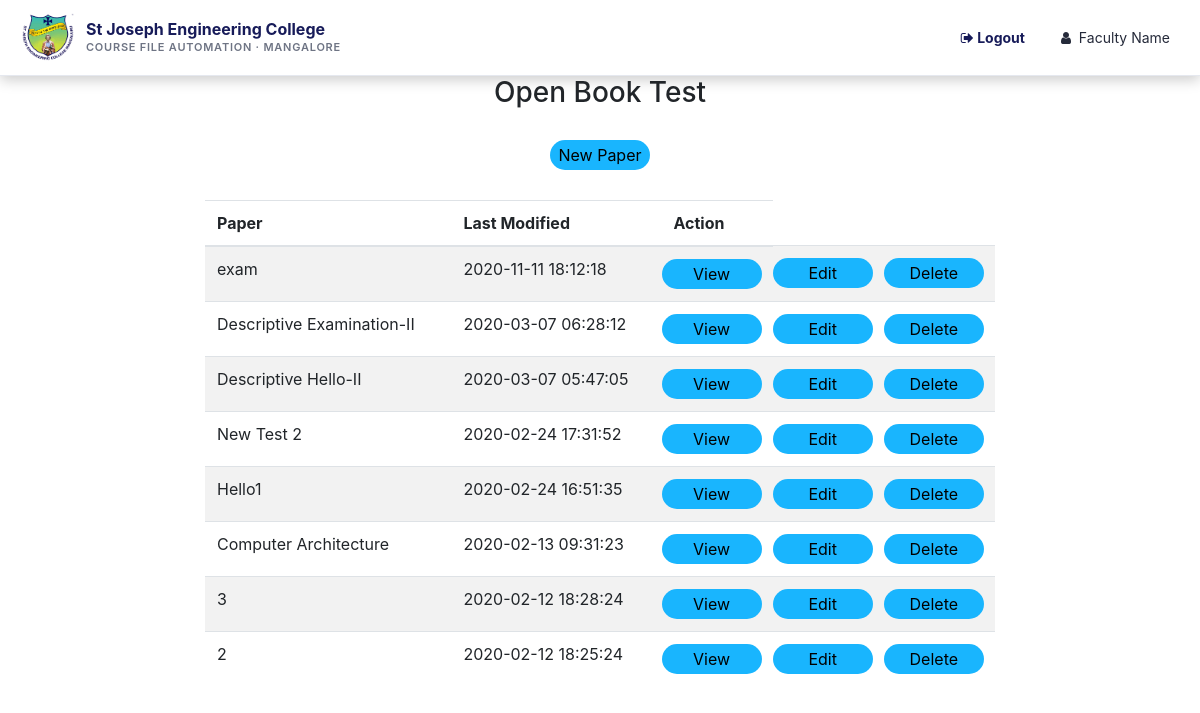
Screenshot of /paper/index.php (signed in) with the database file from the repository.
### tables this page shows
CREATE TABLE `papers` (
  `id` int(255) NOT NULL,
  `modified` timestamp NOT NULL DEFAULT current_timestamp() ON UPDATE current_timestamp(),
  `user_id` int(255) NOT NULL,
  `type` varchar(255) NOT NULL,
  `paper` text NOT NULL
);

### paper/index.php (the view, shortened to what this page needs)
<?php
include ("../header/header.php");
$id = $_SESSION['userid'];
$sql = "SELECT * FROM papers where user_id='$id' order by modified desc ";
$res = mysqli_query($db, $sql);
?>
<!doctype html>
<html>
    <head>
        <link rel="stylesheet" href="https://maxcdn.bootstrapcdn.com/bootstrap/4.4.1/css/bootstrap.min.css">
    </head>
    <body>
        <div class="container">
        <h3 style="text-align: center;">Open Book Test</h3>
        <div align="center" class="view" style="margin-top: 30px;">
            <button onclick="window.location.href='paper.php'">New Paper</button>
        </div>
        </div>
        <div class="row" style="margin-top:30px;">
            <div class="col-sm-2"></div>
            <div class="col-sm-8">
                <table class="table table-striped">
                    <thead>
                    <tr>
                        <th>Paper</th>
                        <th>Last Modified</th>
                        <th>Action</th>
                    </tr>
                    </thead>
                    <tbody>
                    <?php
                    while ($data = mysqli_fetch_assoc($res)) {
                    ?>
                    <tr>
                        <td><?php echo $data['type']; ?></td>
                        <td><?php echo $data['modified']; ?></td>
                        <td style="padding-left: 0;padding-right: 0;"><button onclick="document.location.href='paperview.php?paper_id=<?php echo $data['id'] ?>'">View</button></td>
                        <td style="padding-left: 0;padding-right: 0;"><button onclick="document.location.href='paper.php?paper_id=<?php echo $data['id'] ?>'">Edit</button></td>
                        <td style="padding-left: 0;padding-right: 0;"><button onclick="document.location.href='index.php?del_paper_id=<?php echo $data['id'] ?>'">Delete</button></td>
                    </tr>
                    <?php } ?>
                    </tbody>
                </table>
            </div>
            <div class="col-sm-2"></div>
        </div>
    </body>
</html>

### header/sjc-theme.css (style rules this page uses)
:root { --sjc-navy: #171b59; --sjc-blue: #3477bd; --sjc-green: #269d78; --sjc-gold: #f2c849; --sjc-ink: #252a3a; --sjc-muted: #6e7484; --sjc-line: #e5e8ef; --sjc-surface: #ffffff; --sjc-canvas: #f4f6fa; }
body { color: var(--sjc-ink); }

### header/sidebar.css (style rules this page uses)
body { margin: 0; padding: 0; }

### paper/index.php (style rules this page uses)
button { border: none; outline: none; border-radius: 20px; height: 30px; width: 100px; background-color: rgba(25, 181, 254, 1); }

### rows the page displays
papers: type "exam", modified "2020-11-11 18:12:18"
papers: type "Descriptive Examination-II", modified "2020-03-07 06:28:12"
papers: type "Descriptive Hello-II", modified "2020-03-07 05:47:05"
papers: type "New Test 2", modified "2020-02-24 17:31:52"
papers: type "Hello1", modified "2020-02-24 16:51:35"
papers: type "Computer Architecture", modified "2020-02-13 09:31:23"
papers: type "3", modified "2020-02-12 18:28:24"
papers: type "2", modified "2020-02-12 18:25:24"

### other values shown
$name "Faculty Name"
